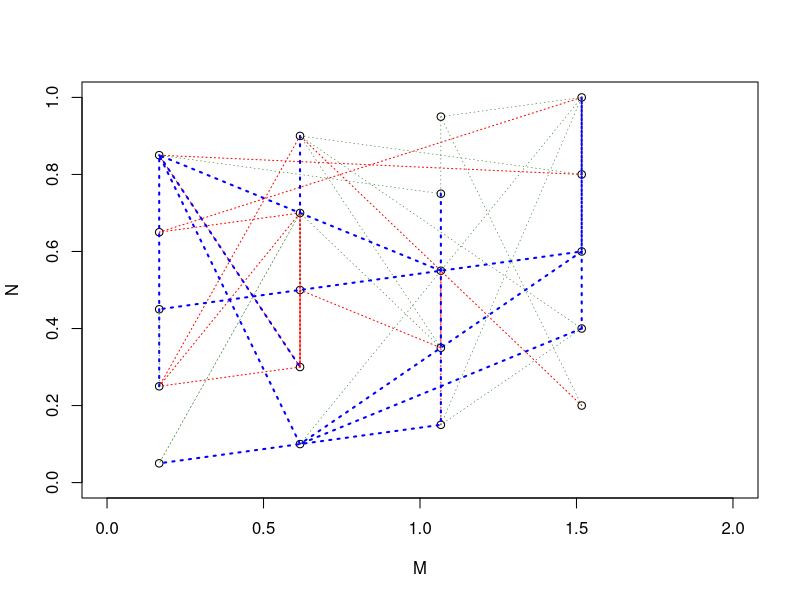

Write R code to recreate this figure.
set.seed(1029)
h=2.7
M=rep(c(1,1+h,1+2*h,1+3*h),5)/6
N=1:20/20
plot(M,N,xlim=c(0,2),ylim=c(0,1))
M1=sample(1:50,replace=T)
M2=sample(1:50,replace=T)
lines(c(M[M2],M[M1]),c(N[M2],N[M1]),type='l',lty=3,lwd=1,col="red")
M1=sample(1:50,replace=T)
M2=sample(1:50,replace=T)
lines(c(M[M2],M[M1]),c(N[M2],N[M1]),type='l',lty=3,lwd=2,col="blue")
M1=sample(1:50,replace=T)
M2=sample(1:50,replace=T)
lines(c(M[M2],M[M1]),c(N[M2],N[M1]),type='l',lty=3,lwd=0.5,col="dark green")
